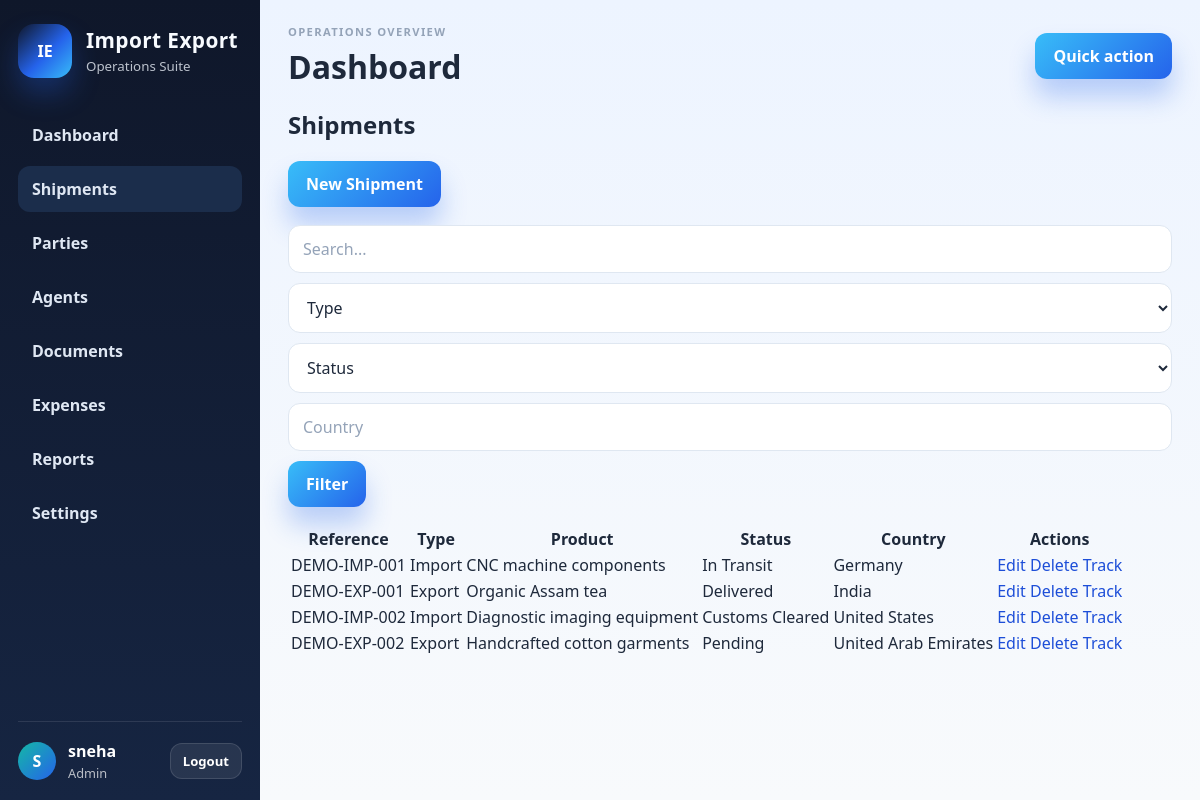
Page /shipments (signed in) on the committed database.
### tables this page shows
CREATE TABLE shipments (
        id INTEGER PRIMARY KEY AUTOINCREMENT,
        reference_no TEXT NOT NULL UNIQUE,
        shipment_type TEXT NOT NULL CHECK(shipment_type IN ('Import', 'Export')),
        product_description TEXT NOT NULL,
        importer_id INTEGER,
        exporter_id INTEGER,
        origin_country TEXT,
        destination_country TEXT,
        origin_port TEXT,
        destination_port TEXT,
        hs_code TEXT,
        quantity REAL,
        unit TEXT,
        invoice_value REAL,
        currency TEXT,
        exchange_rate REAL,
        invoice_no TEXT,
        invoice_date TEXT,
        shipment_date TEXT,
        expected_arrival TEXT,
        actual_arrival TEXT,
        container_no TEXT,
        bl_awb_no TEXT,
        transport_mode TEXT,
        carrier TEXT,
        agent_id INTEGER,
        assigned_staff TEXT,
        shipment_status TEXT NOT NULL DEFAULT 'Pending',
        notes TEXT,
        created_at TEXT NOT NULL DEFAULT CURRENT_TIMESTAMP,
        updated_at TEXT NOT NULL DEFAULT CURRENT_TIMESTAMP,
        FOREIGN KEY (importer_id) REFERENCES parties(id),
        FOREIGN KEY (exporter_id) REFERENCES parties(id),
        FOREIGN KEY (agent_id) REFERENCES agents(id)
    );

### app/routes/shipments.py (the view)
@shipments_bp.route('/shipments')
@login_required
def list_shipments():
    db = get_db()
    q = request.args.get('q', '').strip()
    shipment_type = request.args.get('shipment_type', '')
    status = request.args.get('status', '')
    country = request.args.get('country', '')
    from_date = request.args.get('from_date', '')
    to_date = request.args.get('to_date', '')
    page = max(int(request.args.get('page', 1)), 1)
    limit = 10
    offset = (page - 1) * limit
    filters = []
    params = []
    if q:
        filters.append('(reference_no LIKE ? OR product_description LIKE ? OR importer_id IN (SELECT id FROM parties WHERE company_name LIKE ?) OR exporter_id IN (SELECT id FROM parties WHERE company_name LIKE ?))')
        term = f'%{q}%'
        params.extend([term, term, term, term])
    if shipment_type:
        filters.append('shipment_type = ?')
        params.append(shipment_type)
    if status:
        filters.append('shipment_status = ?')
        params.append(status)
    if country:
        filters.append('(origin_country LIKE ? OR destination_country LIKE ?)')
        params.extend([f'%{country}%', f'%{country}%'])
    if from_date:
        filters.append('shipment_date >= ?')
        params.append(from_date)
    if to_date:
        filters.append('shipment_date <= ?')
        params.append(to_date)
    where_clause = ' WHERE ' + ' AND '.join(filters) if filters else ''
    rows = db.execute(f'''
        SELECT s.*, p.company_name AS importer_name, p2.company_name AS exporter_name, a.company_name AS agent_name
        FROM shipments s
        LEFT JOIN parties p ON p.id = s.importer_id
        LEFT JOIN parties p2 ON p2.id = s.exporter_id
        LEFT JOIN agents a ON a.id = s.agent_id
        {where_clause}
        ORDER BY s.created_at DESC
        LIMIT ? OFFSET ?
    ''', params + [limit, offset]).fetchall()
    total = db.execute(f'SELECT COUNT(*) AS count FROM shipments s {where_clause}', params).fetchone()['count']
    parties = db.execute('SELECT id, company_name FROM parties ORDER BY company_name').fetchall()
    agents = db.execute('SELECT id, company_name FROM agents ORDER BY company_name').fetchall()
    return render_template('shipments/list.html', rows=rows, parties=parties, agents=agents, page=page, total=total, q=q, shipment_type=shipment_type, status=status, country=country, from_date=from_date, to_date=to_date)

### app/db.py (called while the page is built)
def get_db():
    if 'db' not in g:
        conn = sqlite3.connect(current_app.config['DATABASE_PATH'])
        conn.row_factory = sqlite3.Row
        conn.execute('PRAGMA foreign_keys = ON')
        g.db = conn
    return g.db

### app/templates/shipments/list.html (shortened to what this page needs)
{% extends 'base.html' %}
{% block content %}
<h2>Shipments</h2>
<a href="/shipments/new" class="btn btn-primary">New Shipment</a>
<form class="filters" method="get">
    <input type="text" name="q" value="{{ q }}" placeholder="Search...">
    <select name="shipment_type"><option value="">Type</option></select>
    <select name="status"><option value="">Status</option></select>
    <input type="text" name="country" value="{{ country }}" placeholder="Country">
    <button type="submit" class="btn btn-primary">Filter</button>
</form>
<table>
    <thead><tr><th>Reference</th><th>Type</th><th>Product</th><th>Status</th><th>Country</th><th>Actions</th></tr></thead>
    <tbody>
    {% for row in rows %}
    <tr>
        <td>{{ row.reference_no }}</td>
        <td>{{ row.shipment_type }}</td>
        <td>{{ row.product_description }}</td>
        <td>{{ row.shipment_status }}</td>
        <td>{{ row.origin_country or row.destination_country }}</td>
        <td>
            <a href="/shipments/{{ row.id }}/edit">Edit</a>
            <form method="post" action="/shipments/{{ row.id }}/delete" style="display:inline">
                <button type="submit" class="link-btn" onclick="return confirm('Delete this shipment?')">Delete</button>
            </form>
            <a href="/tracking/{{ row.id }}">Track</a>
        </td>
    </tr>
    {% endfor %}
    </tbody>
</table>
{% endblock %}

### app/static/css/style.css (style rules this page uses)
:root { --navy-900: #0f172a; --navy-800: #162542; --navy-700: #1d3a5f; --blue-500: #2563eb; --blue-600: #1d4ed8; --teal-500: #14b8a6; --green-500: #22c55e; --gold-500: #f59e0b; --purple-500: #8b5cf6; --slate-50: #f8fafc; --slate-100: #eef2f7; --slate-200: #dfe7f1; --slate-400: #94a3b8; --slate-600: #475569; --slate-800: #1e293b; --danger-100: #fee2e2; --danger-700: #b91c1c; --success-100: #dcfce7; --success-700: #166534; }
* { box-sizing: border-box; }
body { margin: 0; font-family: "Segoe UI", Tahoma, Geneva, Verdana, sans-serif; background: linear-gradient(180deg, #edf4ff 0%, #f8fafc 100%); color: var(--slate-800); }
a { color: var(--blue-600); text-decoration: none; }
button, input, select, textarea { font: inherit; }
input, select, textarea { width: 100%; border: 1px solid rgba(148, 163, 184, 0.35); background: rgba(15, 23, 42, 0.35); border-radius: 12px; padding: 12px 14px; color: #f8fbff; transition: border-color 0.2s ease, box-shadow 0.2s ease, background 0.2s ease; }
input::placeholder { color: rgba(191, 219, 254, 0.7); }
.app-shell input, .app-shell select, .app-shell textarea { color: var(--slate-800); background: #ffffff; border-color: var(--slate-200); }
.app-shell input::placeholder, .app-shell textarea::placeholder { color: var(--slate-400); }
.app-shell select option { color: var(--slate-800); background: #ffffff; }
button, .btn { display: inline-flex; align-items: center; justify-content: center; border: none; border-radius: 12px; padding: 12px 18px; font-weight: 700; cursor: pointer; transition: transform 0.2s ease, box-shadow 0.2s ease; }
.btn-primary { background: linear-gradient(135deg, #38bdf8, #2563eb); color: white; box-shadow: 0 18px 26px rgba(37,99,235,0.28); }
.filters { display: flex; gap: 10px; flex-wrap: wrap; margin: 18px 0; }
.link-btn { background: none; border: none; color: var(--blue-600); padding: 0; font: inherit; }

### rows in the picture
shipments: reference_no "DEMO-IMP-001", shipment_type "Import", product_description "CNC machine components", shipment_status "In Transit", origin_country "Germany"
shipments: reference_no "DEMO-EXP-001", shipment_type "Export", product_description "Organic Assam tea", shipment_status "Delivered", origin_country "India"
shipments: reference_no "DEMO-IMP-002", shipment_type "Import", product_description "Diagnostic imaging equipment", shipment_status "Customs Cleared", origin_country "United States"
shipments: reference_no "DEMO-EXP-002", shipment_type "Export", product_description "Handcrafted cotton garments", shipment_status "Pending", origin_country "United Arab Emirates"

### other values in the picture
{{ session.get('username')[0].upper() }} "S"
{{ session.get('username') }} "sneha"
{{ session.get('role') | title }} "Admin"
